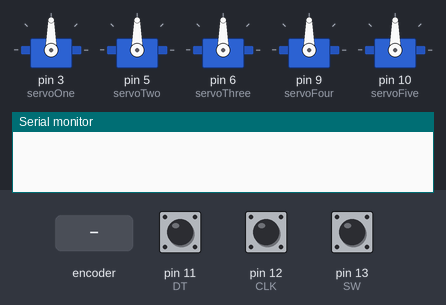
A sketch run on a simulated Arduino Uno, built with avr-gcc and run on an emulated ATmega328P. On the bench: 5 × servo, the last lines printed to the serial monitor. Inputs (shaded band) come from the test bench; at power-on: pin 11 (DT) HIGH, pin 12 (CLK) HIGH, pin 13 (SW) HIGH.

Above: at 1.2 s.
1.3 s: rotary encoder on pin 12 (CLK) / pin 11 (DT) turned 3 steps (first pin leading)
At 2.8 s:
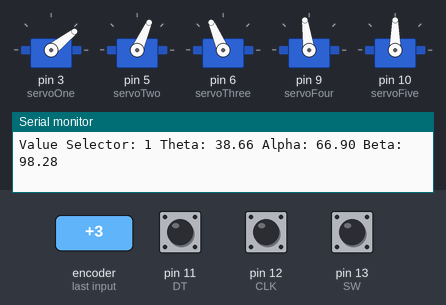
4.3 s: rotary encoder on pin 12 (CLK) / pin 11 (DT) turned 1 step (first pin leading)
At 4.8 s:
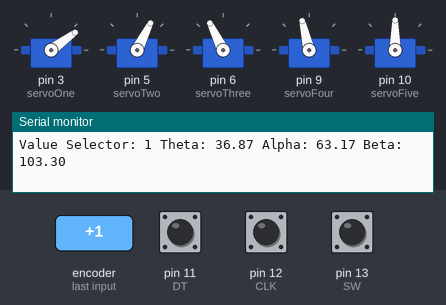
6.0 s: rotary encoder on pin 12 (CLK) / pin 11 (DT) turned 1 step (first pin leading)
At 7.3 s:
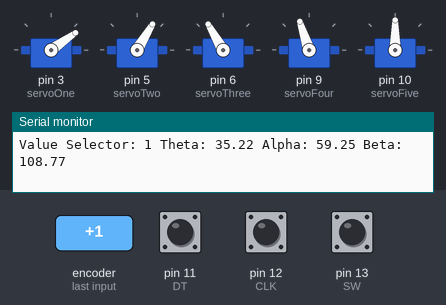
7.7 s: rotary encoder on pin 12 (CLK) / pin 11 (DT) turned 3 steps (first pin leading)
At 8.9 s:
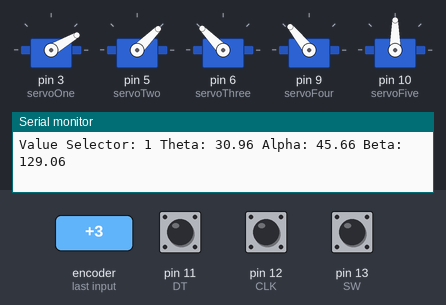
10.7 s: rotary encoder on pin 12 (CLK) / pin 11 (DT) turned 1 step (first pin leading)
At 12.0 s:
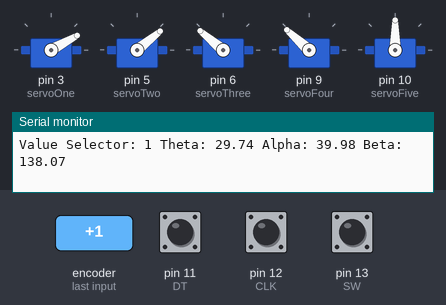
12.4 s: rotary encoder on pin 12 (CLK) / pin 11 (DT) turned 3 steps (first pin leading)
At 13.6 s:
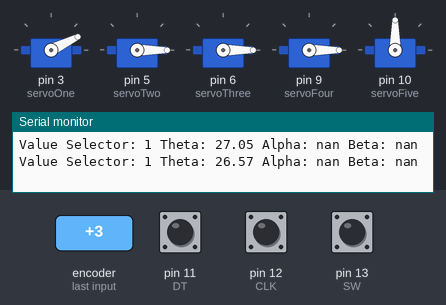
Timing chart, 0 to 15.4 s (numbered marks = the images above; inputs shaded):
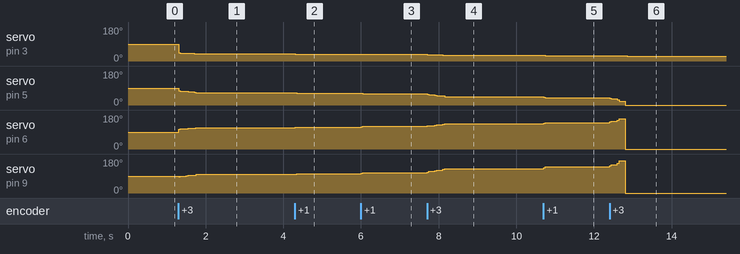

The sketch:

CH_Nine_Sketch_Four.ino
```cpp
  #include <Servo.h>
  Servo servoOne;
  Servo servoTwo;
  Servo servoThree;
  Servo servoFour;
  Servo servoFive;
  int claw = 90;
  int DT = 11;
  int CLK = 12;
  int SW = 13;
  int currentStateCLK;
  int lastStateCLK;
  int valueSelector = 1;
  double linkOne = 48.0;
  double linkTwo = 120.0;
  double linkThree = 150.0;
  double x = 120.0;
  double y = 120.0;
  double z = 120.0;
  double c;
  double d;
  double Zoffset;
  double theta;
  double alphaOne;
  double alphaTwo;
  double alphaFinal;
  double beta;


void setup() {
  servoOne.attach(3);
  servoTwo.attach(5);
  servoThree.attach(6);
  servoFour.attach(9);

  servoFive.attach(10);
  pinMode(CLK, INPUT);
  pinMode(DT, INPUT);
  pinMode(SW, INPUT_PULLUP);
  lastStateCLK = digitalRead(CLK);
  Serial.begin(9600);
  }


void loop() {
  currentStateCLK = digitalRead(CLK);
  int btnState = digitalRead(SW);
  if (btnState == LOW ) {
    valueSelector++;
    delay(250);
  }
  if(valueSelector == 5){
    valueSelector = 1;
  }
  if (currentStateCLK != lastStateCLK) {
    if (digitalRead(DT) == currentStateCLK) {
      if(valueSelector == 1){
      x-=5;
      }
      else if(valueSelector == 2){
      y-=5;
      }
      else if(valueSelector == 3){
      z-=5;
      }
      else if(valueSelector == 4){
      claw-=5;
      }
    } else {
      if(valueSelector == 1){
      x+=5;
      }
      else if(valueSelector == 2){
      y+=5;
      }
      else if(valueSelector == 3){
      z+=5;
      }
      else if(valueSelector == 4){
      claw+=5;
      }
    }
  lastStateCLK = currentStateCLK;

  d = sqrt((x*x)+(y*y));
  theta = atan(y/x)*(180/PI);
  Zoffset = (z - linkOne);
  c = sqrt((d*d)+(Zoffset*Zoffset));
  beta = acos((linkTwo*linkTwo + linkThree*linkThree -
  c*c)/(2*linkTwo*linkThree))*(180/PI);
  alphaOne = acos(d/c);
  alphaTwo = acos((linkTwo*linkTwo + c*c -
  linkThree*linkThree)/(2*linkTwo*c));
  if(z > linkOne){
    alphaFinal = (alphaOne+alphaTwo)*(180/PI);
  }
  else if(z < linkOne){
    alphaFinal = -1 * (alphaOne-alphaTwo)*(180/PI);
  }
  servoOne.write(theta);
  servoTwo.write(alphaFinal);
  servoThree.write(180-alphaFinal);
  servoFour.write(beta);
  servoFive.write(claw);
  Serial.print("Value Selector: ");
  Serial.print(valueSelector);
  Serial.print(" Theta: ");
  Serial.print(theta);
  Serial.print(" Alpha: ");
  Serial.print(alphaFinal);
  Serial.print(" Beta: ");
  Serial.println(beta);
}
}
```

Measured:
- after the input at 1.3 s, servo on pin 3 (servoOne): 90° → 42° at once, → 40° 0.20 s later, → 38° 0.20 s later; servo on pin 5 (servoTwo): 90° → 73° at once, → 70° 0.20 s later, → 66° 0.20 s later
- after the input at 4.3 s, servo on pin 3 (servoOne): 38° → 36° at once; servo on pin 5 (servoTwo): 66° → 63° at once; servo on pin 6 (servoThree): 113° → 116° at once; servo on pin 9 (servoFour): 98° → 103° at once
- after the input at 6.0 s, servo on pin 3 (servoOne): 36° → 35° after 0.05 s; servo on pin 5 (servoTwo): 63° → 59° at once; servo on pin 6 (servoThree): 116° → 120° at once; servo on pin 9 (servoFour): 103° → 108° at once
- after the input at 7.7 s, servo on pin 3 (servoOne): 35° → 33° at once, → 32° 0.20 s later, → 30° 0.20 s later; servo on pin 5 (servoTwo): 59° → 55° at once, → 50° 0.20 s later, → 45° 0.20 s later
- after the input at 10.7 s, servo on pin 3 (servoOne): 30° → 29° after 0.05 s; servo on pin 5 (servoTwo): 45° → 39° at once; servo on pin 6 (servoThree): 134° → 140° at once; servo on pin 9 (servoFour): 129° → 138° at once
- after the input at 12.4 s, servo on pin 3 (servoOne): 29° → 28° after 0.05 s, → 27° 0.20 s later, → 26° 0.20 s later; servo on pin 5 (servoTwo): 39° → 32° at once, → 20° 0.20 s later, → 0° 0.20 s later
